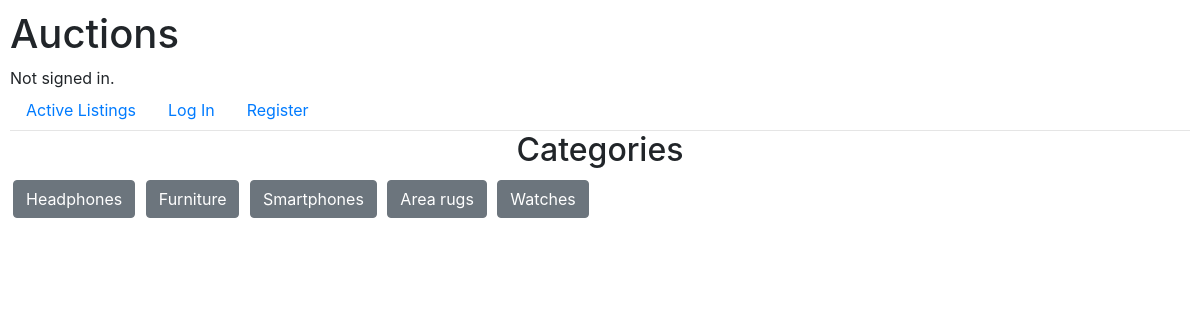
Page /categories/ on the committed database.
### auctions/models.py (models this page shows)
class AuctionListings(models.Model):
    title = models.CharField(max_length=100)
    description = models.CharField(max_length=5000)
    imgURL = models.CharField(max_length=5000)
    category = models.CharField(max_length=100)
    user = models.ForeignKey(User, on_delete=models.CASCADE)
    isActive = models.BooleanField(default=True)
    Watchlist = models.ManyToManyField(User, blank=True, related_name="watchlist")
    date = models.DateTimeField(default=timezone.now)

### auctions/views.py (the view)
# urls.py: path("categories/", views.categories, name="categories"),
def categories(request):
    categories = set()
    for auction in AuctionListings.objects.all():
        if auction.category != '':
            categories.add(auction.category)
    return render(request, "auctions/categories.html", {
        "categories": categories,
    })

### auctions/templates/auctions/categories.html (shortened to what this page needs)
{% extends "auctions/layout.html" %}
{% block body %}
<h2 class="text-center">Categories</h2>
    {% for category in categories %}
        <form action="{% url 'categoriesListings' category %}" method="post" class="form">
            <button type="submit" class="btn btn-secondary categoriesButton">{{ category }}</button>
        </form>
    {% empty %}
        <div>no category.</div>
    {% endfor %}
{% endblock %}

### auctions/static/auctions/styles.css (style rules this page uses)
* { box-sizing: border-box; }
body { padding: 10px; }
.categoriesButton { margin: 3px; }
.form { display: inline-block; }

### rows in the picture
AuctionListings: categories "Headphones"
AuctionListings: categories "Furniture"
AuctionListings: categories "Smartphones"
AuctionListings: categories "Area rugs"
AuctionListings: categories "Watches"
